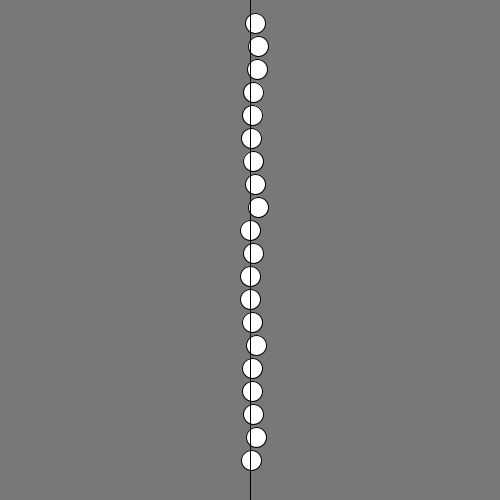
Frame 1 (no input)
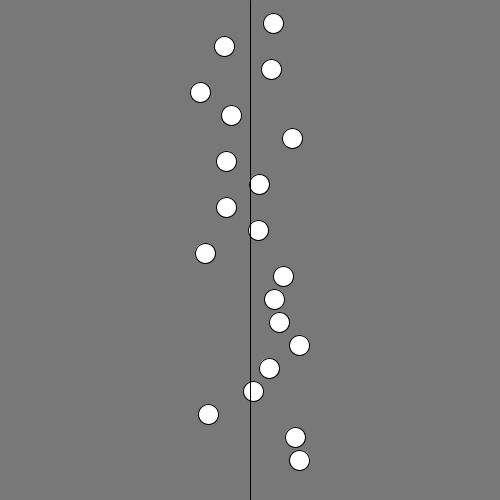
Frame 60 (the mouse pressed at the canvas centre just before this capture)
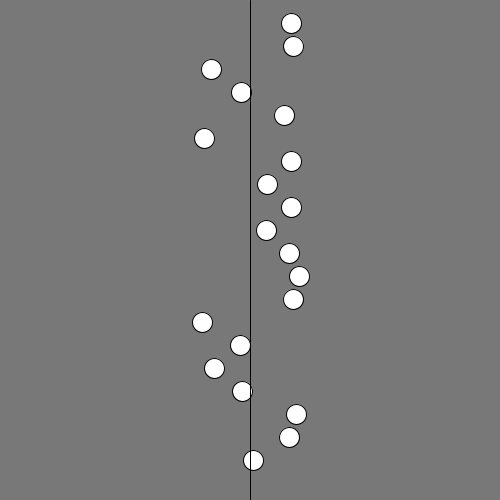
Frame 120 (the mouse held since frame 60 and released just before this capture)

The Processing sketch that drew these frames (run headless with seeded random() and noise(); from frame 60 on, the mouse is pressed at the canvas centre):

// Processing sketch: processing_151972
// ── processing_151972.pde

/*
 * Creative Coding
 * Week 3, 02 - array with sin()
 * by Indae Hwang and Jon McCormack
 * Copyright (c) 2014 Monash University
 *
 * This program demonstrates the use of arrays.
 * It creates three arrays that store the y-position, speed and phase of some oscillating circles.
 * You can change the number of circles by changing the value of num in setup()
 * You can change the background colour by holding the left mouse button and dragging.
 * 
 */
int    dist;
int     num;    // the number of items in the array (# of circles)
float[] y;      // y-position of each circle (fixed)
float[] speed;  // speed of each circle
float[] phase;  // phase of each circle

float red = 120;
float green = 120;
float blue = 120;
int radius = 10;
//float dist = 0;
//float x = 0;

void setup() {
  
  size(500, 500);

  num = 20;

  // allocate space for each array
  y = new float[num];
  speed = new float[num];
  phase = new float[num]; 

  // calculate the gap in y based on the number of circles
  float gap = height / (num + 1);

  //setup an initial value for each item in the array
  for (int i=0; i<num; i++) {
    y[i] = gap * (i + 1);      // y is constant for each so can be calculated once
    speed[i] = random(10);
    phase[i] = random(TWO_PI);
    // println(speed);
    // println(phase);
    
  }
}


void draw() {
  background(red, green, blue);

  for (int i=0; i<num; i++) {
    // calculate the x-position of each ball based on the speed, phase and current frame
    float sinval = sin(radians(frameCount*speed[i]))* 50;
    //float xoffset = sinval;
    float x = width/2 + sinval;
    float dist = dist(mouseX, mouseY, x, y[i]);
    if (dist <= radius*2) {
      x = mouseX;
    }
    ellipse(x, y[i], radius*2, radius*2);
  }
  line(width/2, 0, width/2, height);
}

void mouseClicked() {
  
  for (int i=0; i<num; i++) {
    float x = width/2 + sin(radians(frameCount*speed[i]))* 50;
    float dist = dist(mouseX, mouseY, x, y[i]);
    if (dist <= radius*2) {
      speed[i] = 0;
      x = mouseX;
    } else {
      speed[i]= random(10);;
    }
    ellipse(x, y[i], radius*2, radius*2);
  }
}

// change the background colour if the mouse is dragged
void mouseDragged() {
  red = map(mouseX, 0, width, 0, 255);
  green = map(mouseY, 0, height, 0, 255);
  blue = map(mouseX+mouseY, 0, width+height, 255, 0);
}
